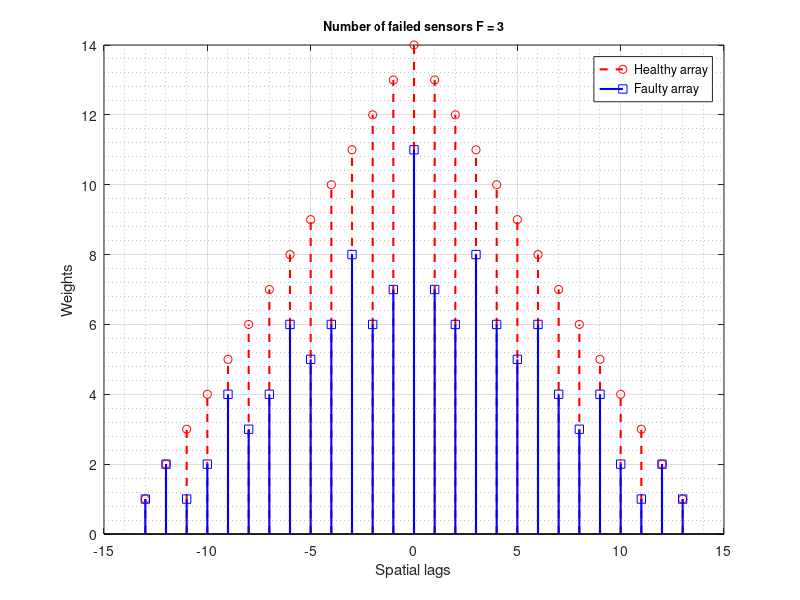

The MATLAB source for this figure:
%% Program to find difference set, difference co-array, and weight function just by using the sensor positions in the sparse array. 
%% No need of noting down 1s and 0s and then using the auto-correlation function
clc;clear all;close all;
%% Program to find DCA and weight function plot automatically. Just enter the array configuration i.e., sensor positions
a = [0:1:13]; %Declare the physical array. This works for ULAs and SLAs alike.
N = numel(a); % N denotes the number of sensors in the array
%% Following part of the code is to get the difference set, DCA, and weight function. 
x = a - a.'; % This commands generates a N*N matrix. ith column of x denotes a(i)-a. For example, 1st column is 0 - {0, 2, 5, 8, 9}
d = reshape(x,[1 N*N]); % This gives the difference set as a row vector of size 1*N^2. Note that this contains repeated spatial lags as per definition.
dca = unique(sort(d)); %This gives the DCA of the linear array. The difference set is sorted and duplicates are removed.
w = histc(d,dca); % This function computes the number of times each entry occurs in d i.e., it gives the weight function
%% Same thing for faulty array
a1 = [0, 1, 3, 4, 6, 7, 8, 9, 10, 12, 13]; 
N1 = numel(a1); 
%% Following part of the code is to get the difference set, DCA, and weight function. 
x1 = a1 - a1.'; % This commands generates a N*N matrix. ith column of x denotes a(i)-a. For example, 1st column is 0 - {0, 2, 5, 8, 9}
d1 = reshape(x1,[1 N1*N1]); % This gives the difference set as a row vector of size 1*N^2. Note that this contains repeated spatial lags as per definition.
dca1 = unique(sort(d1)); %This gives the DCA of the linear array. The difference set is sorted and duplicates are removed.
w1 = histc(d1,dca1);
n_f=max(w)-max(w1)
%% Plotting commands
stem(dca,w,'r--','LineWidth',1.5); %This plots the weight function against spatial lags
hold on
stem(dca1,w1,'bs-','LineWidth',1.5);
title({['Number of failed sensors F = ',int2str((n_f))]},'FontSize',9)
legend('Healthy array','Faulty array')
xlabel('Spatial lags');
ylabel('Weights');
% set(gca,'Xtick',[-10:10]);
grid on
grid minor

